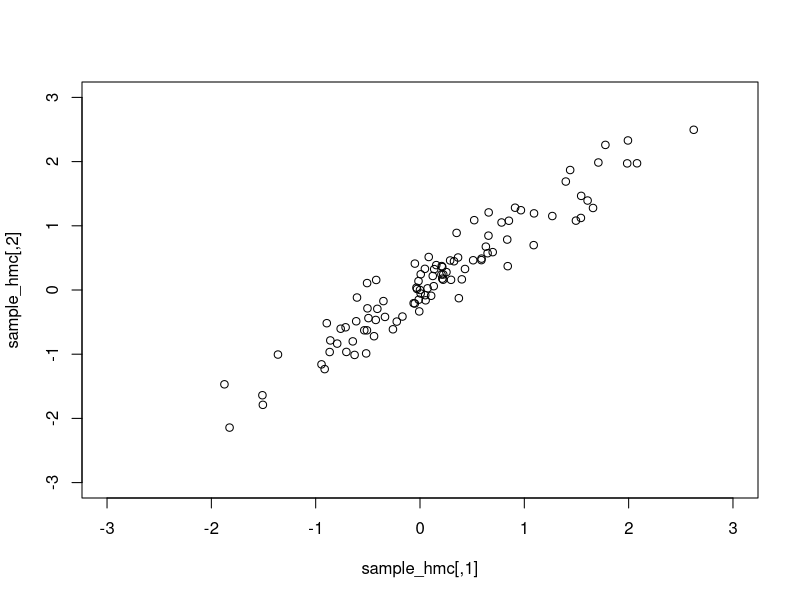
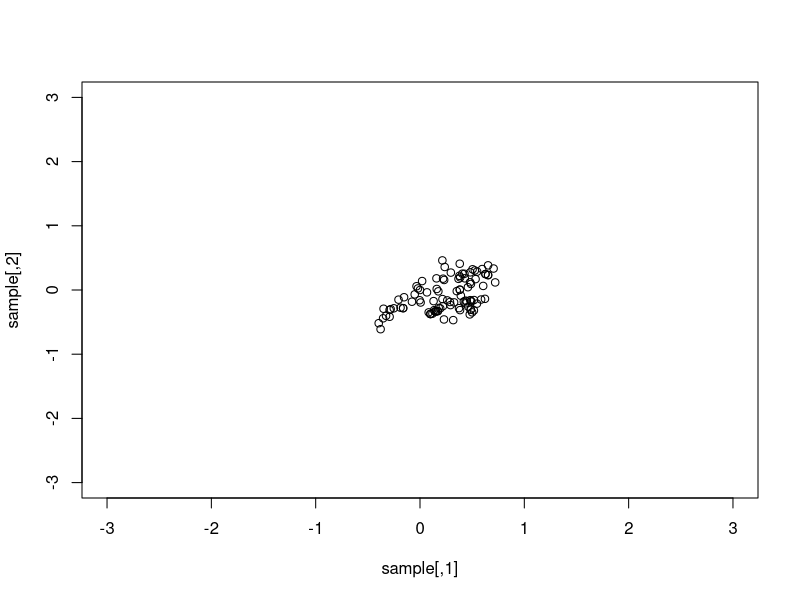

Source code (R) for these figures, in order:
## Hamiltonian Monte Carlo example

# We will sample from bivariate MVN(c(0,0), Sigma), with a very high correlation.

rho <- 0.95
Sigma <- matrix(c(1, rho, rho, 1), nrow=2)
Sigma_inv <- solve(Sigma)

# As in Neal's tutorial
       
# U is minus the log likelihood
U <- function(q) {
  return(as.numeric(matrix(q, nrow=1) %*% Sigma_inv %*% matrix(q, nrow=2))/2 + log(2*pi) + 0.5*log(det(Sigma)))
}

# Gradient of U
grad_U <- function(q) {
  return(as.numeric(Sigma_inv %*% matrix(q, nrow=2)))
}

# HMC Sampler
HMC <- function(U, grad_U, epsilon, L, current_q) {
  
  # Current "position"
  q <- current_q
  
  # Sample a momentum and initialize
  p <- rnorm(length(q), 0, 1)
  current_p <- p
  
  # Make the first half step
  p <- p - epsilon*grad_U(q) / 2
  
  # Do the leapfrog part
  for (i in 1:L) {
    q <- q + epsilon*p
    if (i < L) p <- p - epsilon*grad_U(q)
  }
  
  # Make the last half step
  p <- p - epsilon*grad_U(q) / 2
  p <- -p
  
  # Accept or reject the proposal (q)
  current_U <- U(current_q)
  current_K <- sum(current_p^2) / 2
  proposed_U <- U(q)
  proposed_K <- sum(p^2) / 2
  if (runif(1) < exp(proposed_U+proposed_K-current_U-current_K))
    return(list(new_val=q, accepted=1))
  else
    return(list(new_val = current_q, accepted=0))
}

# Random walk Metropolis Sampler
Metropolis_sampler <- function(current_q, proposal_sd) {
  
  q <- current_q + rnorm(2, 0, proposal_sd)

  # Accept or reject the proposal (q)
  num <- -U(q)
  den <- -U(current_q)
  
  if (runif(1) < exp(num-den))
    return(list(new_val=q, accepted=1))
  else
    return(list(new_val = current_q, accepted=0))
}


# Step size
epsilon <- 1/30

# Number ofleapfrog jumps
L <- 30

# Number of posterior sample
n_mcmc <- 100

# Initialize chain
init <- c(0,0)
sample_hmc <- matrix(0, nrow=n_mcmc, ncol=2)
sample_hmc[1,] <- init
accepted_hmc <- 0

# Sample from target distribution
for(i in 2:n_mcmc) {
  temp <- HMC(U=U, grad_U=grad_U, epsilon=epsilon, L=L, current_q = sample_hmc[i-1,])
  sample_hmc[i,] <- temp$new_val
  accepted_hmc <- accepted_hmc + temp$accepted
}

# Verify that the values drawn are actually from the target distribution
plot(sample_hmc, xlim=c(-3, 3), ylim=c(-3, 3))
cor(sample_hmc)

# Acceptance rate (should be very high)
accepted_hmc / n_mcmc

## Do the same thing for the random walk Metropolis sampler
# Initialize chain
sample <- matrix(0, nrow=n_mcmc, ncol=2)
sample[1,] <- init
accepted <- 0
proposal_sd <- 0.1

# Sample from target distribution
for(i in 2:n_mcmc) {
  temp <- Metropolis_sampler(sample[i-1,], proposal_sd)
  sample[i,] <- temp$new_val
  accepted <- accepted + temp$accepted
}

# Verify that the sample correlation is quite different from the true rho (0.95)
plot(sample, xlim=c(-3, 3), ylim=c(-3, 3))
cor(sample)

# Acceptance rate (lower than in HMC)
accepted / n_mcmc